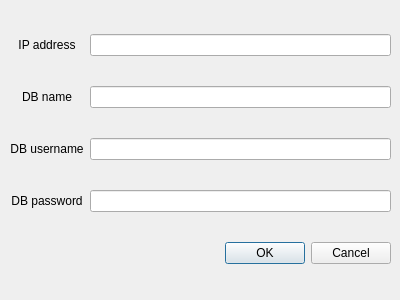
<?xml version="1.0" encoding="UTF-8"?>
<ui version="4.0">
 <class>ServerConnectDialog</class>
 <widget class="QDialog" name="ServerConnectDialog">
  <property name="geometry">
   <rect>
    <x>0</x>
    <y>0</y>
    <width>400</width>
    <height>300</height>
   </rect>
  </property>
  <property name="windowTitle">
   <string>QtSSB - Connect to Server</string>
  </property>
  <widget class="QWidget" name="gridLayoutWidget">
   <property name="geometry">
    <rect>
     <x>10</x>
     <y>10</y>
     <width>381</width>
     <height>281</height>
    </rect>
   </property>
   <layout class="QGridLayout" name="gridLayout">
    <item row="0" column="0">
     <widget class="QLabel" name="label">
      <property name="text">
       <string>IP address</string>
      </property>
      <property name="alignment">
       <set>Qt::AlignCenter</set>
      </property>
      <property name="margin">
       <number>15</number>
      </property>
     </widget>
    </item>
    <item row="3" column="0">
     <widget class="QLabel" name="label_4">
      <property name="text">
       <string>DB password</string>
      </property>
      <property name="alignment">
       <set>Qt::AlignCenter</set>
      </property>
      <property name="margin">
       <number>15</number>
      </property>
     </widget>
    </item>
    <item row="2" column="0">
     <widget class="QLabel" name="label_3">
      <property name="text">
       <string>DB username</string>
      </property>
      <property name="alignment">
       <set>Qt::AlignCenter</set>
      </property>
      <property name="margin">
       <number>15</number>
      </property>
     </widget>
    </item>
    <item row="1" column="0">
     <widget class="QLabel" name="label_2">
      <property name="text">
       <string>DB name</string>
      </property>
      <property name="alignment">
       <set>Qt::AlignCenter</set>
      </property>
      <property name="margin">
       <number>15</number>
      </property>
     </widget>
    </item>
    <item row="4" column="0" colspan="2">
     <widget class="QDialogButtonBox" name="buttonBox">
      <property name="standardButtons">
       <set>QDialogButtonBox::Cancel|QDialogButtonBox::Ok</set>
      </property>
     </widget>
    </item>
    <item row="0" column="1">
     <widget class="QLineEdit" name="address">
      <property name="alignment">
       <set>Qt::AlignCenter</set>
      </property>
     </widget>
    </item>
    <item row="1" column="1">
     <widget class="QLineEdit" name="username">
      <property name="alignment">
       <set>Qt::AlignCenter</set>
      </property>
     </widget>
    </item>
    <item row="2" column="1">
     <widget class="QLineEdit" name="password">
      <property name="echoMode">
       <enum>QLineEdit::Normal</enum>
      </property>
      <property name="alignment">
       <set>Qt::AlignCenter</set>
      </property>
     </widget>
    </item>
    <item row="3" column="1">
     <widget class="QLineEdit" name="database">
      <property name="echoMode">
       <enum>QLineEdit::Password</enum>
      </property>
      <property name="alignment">
       <set>Qt::AlignCenter</set>
      </property>
     </widget>
    </item>
   </layout>
  </widget>
 </widget>
 <resources/>
 <connections/>
</ui>
